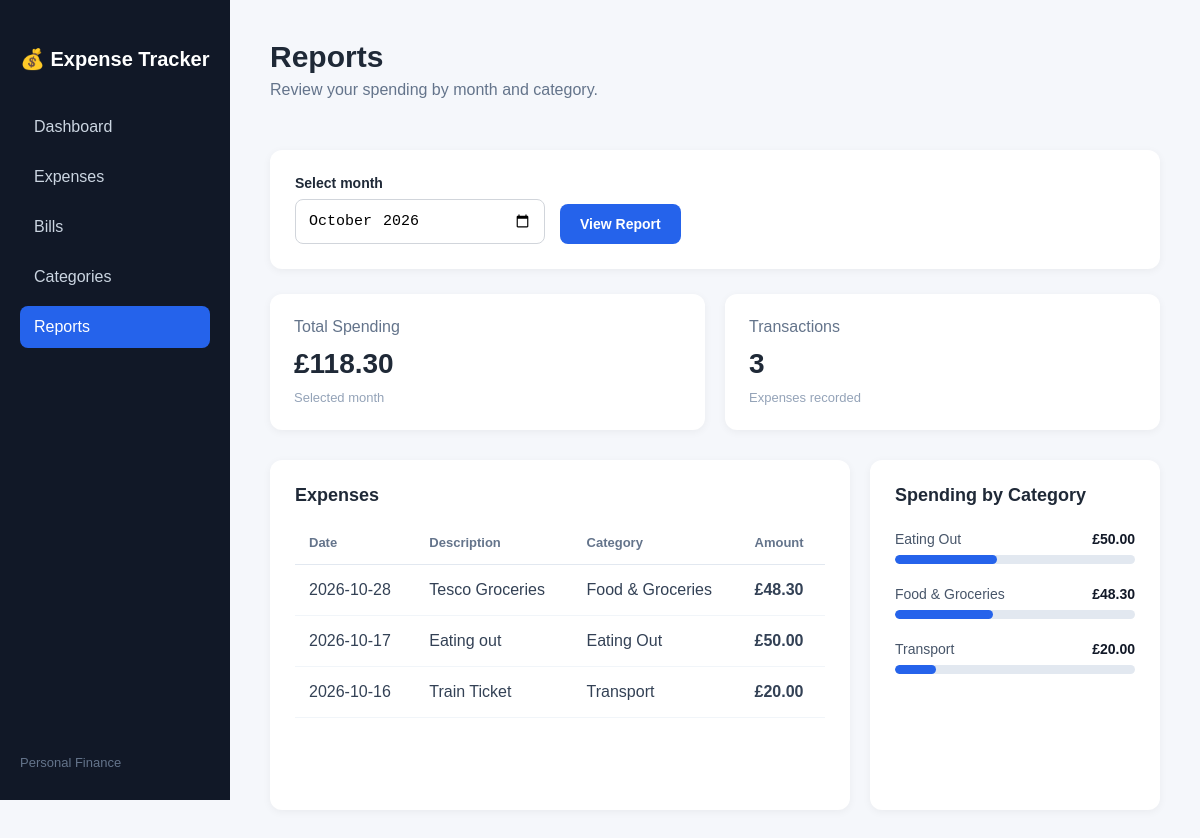
Page /reports on the committed database.
### tables this page shows
CREATE TABLE expenses (
            id INTEGER PRIMARY KEY AUTOINCREMENT,

            description TEXT NOT NULL,

            amount REAL NOT NULL,

            expense_date TEXT NOT NULL,

            category_id INTEGER,

            payment_method TEXT,

            notes TEXT,

            created_at TIMESTAMP DEFAULT CURRENT_TIMESTAMP,

            FOREIGN KEY (category_id)
                REFERENCES categories(id)
        );

CREATE TABLE categories (
            id INTEGER PRIMARY KEY AUTOINCREMENT,
            name TEXT NOT NULL UNIQUE
        );

### app.py (the view)
@app.route("/reports")
def reports():
    connection = get_db_connection()
    selected_month = request.args.get("month")
    if not selected_month:
        selected_month = connection.execute(
            """
            SELECT strftime('%Y-%m', 'now', 'localtime')
            """
        ).fetchone()[0]
    expenses = connection.execute(
        """
        SELECT
            expenses.id,
            expenses.description,
            expenses.amount,
            expenses.expense_date,
            expenses.payment_method,
            categories.name AS category_name
        FROM expenses
        LEFT JOIN categories
            ON expenses.category_id = categories.id
        WHERE strftime('%Y-%m', expenses.expense_date) = ?
        ORDER BY expenses.expense_date DESC,
                 expenses.id DESC
        """,
        (selected_month,)
    ).fetchall()
    total_spending = connection.execute(
        """
        SELECT COALESCE(SUM(amount), 0)
        FROM expenses
        WHERE strftime('%Y-%m', expense_date) = ?
        """,
        (selected_month,)
    ).fetchone()[0]
    category_spending = connection.execute(
        """
        SELECT
            categories.name AS category_name,
            SUM(expenses.amount) AS total_amount
        FROM expenses
        INNER JOIN categories
            ON expenses.category_id = categories.id
        WHERE strftime('%Y-%m', expenses.expense_date) = ?
        GROUP BY categories.id, categories.name
        ORDER BY total_amount DESC
        """,
        (selected_month,)
    ).fetchall()
    expense_count = connection.execute(
        """
        SELECT COUNT(*)
        FROM expenses
        WHERE strftime('%Y-%m', expense_date) = ?
        """,
        (selected_month,)
    ).fetchone()[0]
    connection.close()
    return render_template(
        "reports.html",
        expenses=expenses,
        total_spending=total_spending,
        category_spending=category_spending,
        expense_count=expense_count,
        selected_month=selected_month
    )

### database.py (called while the page is built)
def get_db_connection():
    connection = sqlite3.connect(DATABASE)
    connection.row_factory = sqlite3.Row
    return connection

### templates/reports.html (shortened to what this page needs)
<!DOCTYPE html>
<html lang="en">
<head>
    <link
        rel="stylesheet"
        href="{{ url_for('static', filename='css/style.css') }}"
    >
</head>
<body>
<div class="sidebar">
    <div>
        <h2>💰 Expense Tracker</h2>
        <nav>
            <a href="{{ url_for('home') }}">
                Dashboard
            </a>
            <a href="{{ url_for('expenses') }}">
                Expenses
            </a>
            <a href="{{ url_for('bills') }}">
                Bills
            </a>
            <a href="{{ url_for('categories') }}">
                Categories
            </a>
            <a
                class="active"
                href="{{ url_for('reports') }}"
            >
                Reports
            </a>
        </nav>
    </div>
    <div class="sidebar-footer">
        Personal Finance
    </div>
</div>
<main class="main-content">
    <div class="topbar">
        <div>
            <h1>Reports</h1>
            <p>
                Review your spending by month and category.
            </p>
        </div>
    </div>
    <section class="panel report-filter-panel">
        <form
            method="GET"
            action="{{ url_for('reports') }}"
            class="report-filter-form"
        >
            <div class="form-group">
                <label for="month">
                    Select month
                </label>
                <input
                    id="month"
                    name="month"
                    type="month"
                    value="{{ selected_month }}"
                    required
                >
            </div>
            <button
                type="submit"
                class="add-button"
            >
                View Report
            </button>
        </form>
    </section>
    <section class="report-summary-grid">
        <div class="card">
            <p>Total Spending</p>
            <h2>
                £{{ "%.2f"|format(total_spending) }}
            </h2>
            <span>Selected month</span>
        </div>
        <div class="card">
            <p>Transactions</p>
            <h2>
                {{ expense_count }}
            </h2>
            <span>Expenses recorded</span>
        </div>
    </section>
    <section class="dashboard-grid">
        <div class="panel">
            <h2>Expenses</h2>
            {% if expenses %}
            <div class="expense-table-container">
                <table class="expense-table">
                    <thead>
                        <tr>
                            <th>Date</th>
                            <th>Description</th>
                            <th>Category</th>
                            <th>Amount</th>
                        </tr>
                    </thead>
                    <tbody>
                        {% for expense in expenses %}
                        <tr>
                            <td>
                                {{ expense["expense_date"] }}
                            </td>
                            <td>
                                {{ expense["description"] }}
                            </td>
                            <td>
                                {{ expense["category_name"] }}
                            </td>
                            <td class="expense-amount">
                                £{{ "%.2f"|format(expense["amount"]) }}
                            </td>
                        </tr>
                        {% endfor %}
                    </tbody>
                </table>
            </div>
            {% endif %}
        </div>
        <div class="panel">
            <h2>Spending by Category</h2>
            {% if category_spending %}
            <div class="category-spending-list">
                {% for category in category_spending %}
                <div class="category-spending-item">
                    <div class="category-spending-name">
                        <span>
                            {{ category["category_name"] }}
                        </span>
                        <strong>
                            £{{ "%.2f"|format(category["total_amount"]) }}
                        </strong>
                    </div>
                    {% if total_spending > 0 %}
                    <div class="spending-bar-background">
                        <div
                            class="spending-bar"
                            style="width: {{ (category['total_amount'] / total_spending * 100)|round(1) }}%;"
                        >
                        </div>
                    </div>
                    {% endif %}
                </div>
                {% endfor %}
            </div>
            {% else %}
            <div class="empty-state">
                <p>
                    No category spending for this month.
                </p>
            </div>
            {% endif %}
        </div>
    </section>
</main>
</body>
</html>

### static/css/style.css (style rules this page uses)
* { box-sizing: border-box; }
body { margin: 0; font-family: Arial, Helvetica, sans-serif; background-color: #f5f7fb; color: #1f2937; }
.sidebar { position: fixed; left: 0; top: 0; width: 230px; height: 100vh; background-color: #111827; color: white; padding: 30px 20px; display: flex; flex-direction: column; justify-content: space-between; }
.sidebar h2 { font-size: 20px; margin-bottom: 35px; }
.sidebar nav { display: flex; flex-direction: column; gap: 8px; }
.sidebar nav a { color: #cbd5e1; text-decoration: none; padding: 12px 14px; border-radius: 8px; transition: 0.2s; }
.sidebar nav a:hover, .sidebar nav a.active { background-color: #2563eb; color: white; }
.sidebar-footer { color: #64748b; font-size: 13px; }
.main-content { margin-left: 230px; padding: 40px; }
.topbar { display: flex; justify-content: space-between; align-items: center; margin-bottom: 35px; }
.topbar h1 { margin: 0; font-size: 30px; }
.topbar p { color: #64748b; margin-top: 7px; }
.add-button { background-color: #2563eb; color: white; border: none; border-radius: 8px; padding: 12px 20px; font-size: 14px; font-weight: bold; cursor: pointer; }
.card { background-color: white; padding: 24px; border-radius: 12px; box-shadow: 0 2px 8px rgba(0, 0, 0, 0.05); }
.card p { margin: 0; color: #64748b; }
.card h2 { font-size: 28px; margin: 12px 0 8px; }
.card span { color: #94a3b8; font-size: 13px; }
.dashboard-grid { display: grid; grid-template-columns: 2fr 1fr; gap: 20px; }
.panel { background-color: white; padding: 25px; border-radius: 12px; min-height: 350px; box-shadow: 0 2px 8px rgba(0, 0, 0, 0.05); }
.panel h2 { margin-top: 0; font-size: 18px; }
.form-group { display: flex; flex-direction: column; gap: 8px; }
.form-group label { font-size: 14px; font-weight: 600; }
.form-group input { padding: 12px; border: 1px solid #d1d5db; border-radius: 8px; font-size: 15px; background-color: white; }
.expense-table-container { width: 100%; overflow-x: auto; }
.expense-table { width: 100%; border-collapse: collapse; }
.expense-table th { padding: 14px; text-align: left; color: #64748b; font-size: 13px; font-weight: 600; border-bottom: 1px solid #e2e8f0; }
.expense-table td { padding: 16px 14px; color: #334155; border-bottom: 1px solid #f1f5f9; }
.expense-amount { font-weight: bold; color: #111827; }
.category-spending-list { margin-top: 25px; }
.category-spending-item { margin-bottom: 22px; }
.category-spending-name { display: flex; justify-content: space-between; align-items: center; margin-bottom: 8px; }
.category-spending-name span { color: #475569; font-size: 14px; }
.category-spending-name strong { color: #111827; font-size: 14px; }
.spending-bar-background { width: 100%; height: 9px; background-color: #e2e8f0; border-radius: 20px; overflow: hidden; }
.spending-bar { height: 9px; background-color: #2563eb; border-radius: 20px; }
.report-filter-panel { min-height: auto; margin-bottom: 25px; }
.report-filter-form { display: flex; align-items: flex-end; gap: 15px; }
.report-filter-form .form-group { width: 250px; }
.report-summary-grid { display: grid; grid-template-columns: repeat(2, 1fr); gap: 20px; margin-bottom: 30px; }

### rows in the picture
expenses: expense_date "2026-10-28", description "Tesco Groceries", category_name "Food & Groceries", amount "48.30"
expenses: expense_date "2026-10-17", description "Eating out", category_name "Eating Out", amount "50.00"
expenses: expense_date "2026-10-16", description "Train Ticket", category_name "Transport", amount "20.00"
categories: category_name "Eating Out", total_amount "50.00", {{ (category['total_amount'] / total_spending * 100)|round(1) }} 42.3 (drawn)
categories: category_name "Food & Groceries", total_amount "48.30", {{ (category['total_amount'] / total_spending * 100)|round(1) }} 40.8 (drawn)
categories: category_name "Transport", total_amount "20.00", {{ (category['total_amount'] / total_spending * 100)|round(1) }} 16.9 (drawn)

### other values in the picture
{{ "%.2f"|format(total_spending) }} "118.30"
{{ expense_count }} "3"
